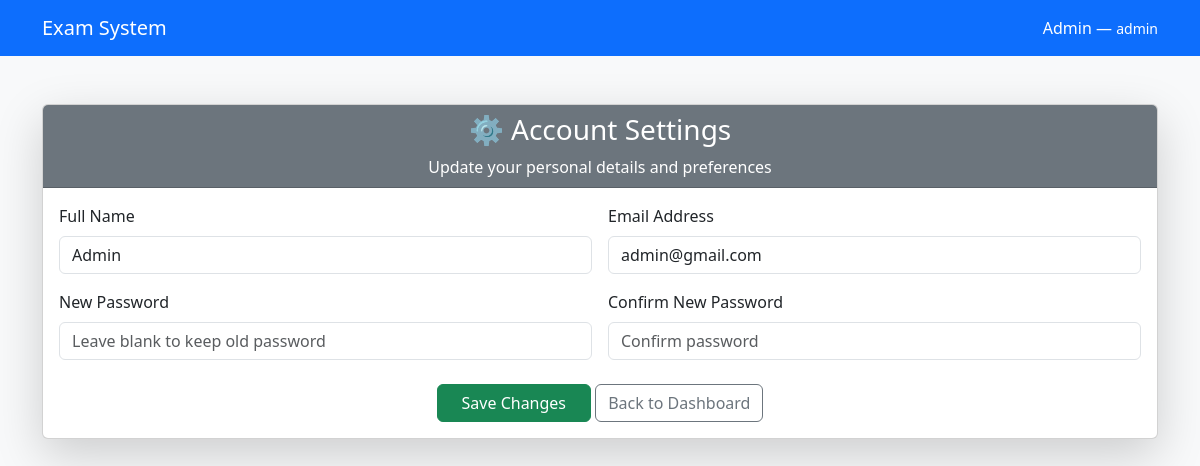
Screenshot of /manage_account.php (signed in) with the database file from the repository.
### tables this page shows
CREATE TABLE IF NOT EXISTS `users` (
  `id` int NOT NULL AUTO_INCREMENT,
  `name` varchar(100) NOT NULL,
  `email` varchar(150) NOT NULL,
  `password` varchar(255) NOT NULL,
  `role` enum('student','admin') DEFAULT 'student',
  `created_at` timestamp NULL DEFAULT CURRENT_TIMESTAMP,
  PRIMARY KEY (`id`),
  UNIQUE KEY `email` (`email`)
);

### classes/User.php (called while the page is built, shortened)
<?php
class User
{
    private string $name;
    private string $email;
    private string $role;
    public function __construct(array $data = [])
    {
        $this->name       = $data['name'] ?? '';
        $this->email      = $data['email'] ?? '';
        $this->role       = $data['role'] ?? 'student';
    }
    public static function findById(int $id): ?self
    {
        $db = Database::getInstance()->getConnection();
        $stmt = $db->prepare("SELECT * FROM users WHERE id = :id LIMIT 1");
        $stmt->execute([':id' => $id]);
        $row = $stmt->fetch(PDO::FETCH_ASSOC);
        return $row ? new self($row) : null;
    }
    public function getName(): string
    {
        return $this->name;
    }
    public function getEmail(): string
    {
        return $this->email;
    }
    public function getRole(): string
    {
        return $this->role;
    }
}

### classes/Auth.php (called while the page is built, shortened)
<?php
require_once __DIR__ . '/User.php';
class Auth
{
    private static ?Auth $instance = null;
    private ?User $currentUser = null;
    private function __construct()
    {
        if (isset($_SESSION['user_id'])) {
            $this->currentUser = User::findById($_SESSION['user_id']);
        }
    }
    public static function getInstance(): Auth
    {
        if (self::$instance === null) {
            self::$instance = new Auth();
        }
        return self::$instance;
    }
    public function user(): ?User
    {
        return $this->currentUser;
    }
}

### public/manage_account.php (the view, shortened to what this page needs)
<?php
require_once __DIR__ . '/../classes/Auth.php';
$auth = Auth::getInstance();
$user = $auth->user();
?>
<!DOCTYPE html>
<html lang="en">
<head>
    <link href="https://cdn.jsdelivr.net/npm/bootstrap@5.3.3/dist/css/bootstrap.min.css" rel="stylesheet">
</head>
<body class="bg-light">
    <nav class="navbar navbar-expand-lg navbar-dark bg-primary">
        <div class="container">
            <a class="navbar-brand" href="dashboard.php">Exam System</a>
            <div class="ms-auto text-white">
                <?= htmlspecialchars($user->getName()) ?> — <small><?= htmlspecialchars($user->getRole()) ?></small>
            </div>
        </div>
    </nav>
    <div class="container my-5">
        <div class="card shadow-lg">
            <div class="card-header bg-secondary text-white text-center">
                <h3>⚙️ Account Settings</h3>
                <p class="mb-0">Update your personal details and preferences</p>
            </div>
            <div class="card-body">
                <form method="POST" class="row g-3">
                    <div class="col-md-6">
                        <label for="name" class="form-label">Full Name</label>
                        <input type="text" id="name" name="name" class="form-control"
                            value="<?= htmlspecialchars($user->getName()) ?>" required>
                    </div>
                    <div class="col-md-6">
                        <label for="email" class="form-label">Email Address</label>
                        <input type="email" id="email" name="email" class="form-control"
                            value="<?= htmlspecialchars($user->getEmail()) ?>" required>
                    </div>
                    <div class="col-md-6">
                        <label for="password" class="form-label">New Password</label>
                        <input type="password" id="password" name="password" class="form-control"
                            placeholder="Leave blank to keep old password">
                    </div>
                    <div class="col-md-6">
                        <label for="confirm_password" class="form-label">Confirm New Password</label>
                        <input type="password" id="confirm_password" name="confirm_password" class="form-control"
                            placeholder="Confirm password">
                    </div>
                    <div class="col-12 text-center mt-4">
                        <button type="submit" class="btn btn-success px-4">Save Changes</button>
                        <a href="dashboard.php" class="btn btn-outline-secondary">Back to Dashboard</a>
                    </div>
                </form>
            </div>
        </div>
    </div>
</body>
</html>

### rows the page displays
users: name "Admin", role "admin", email "admin@gmail.com"
